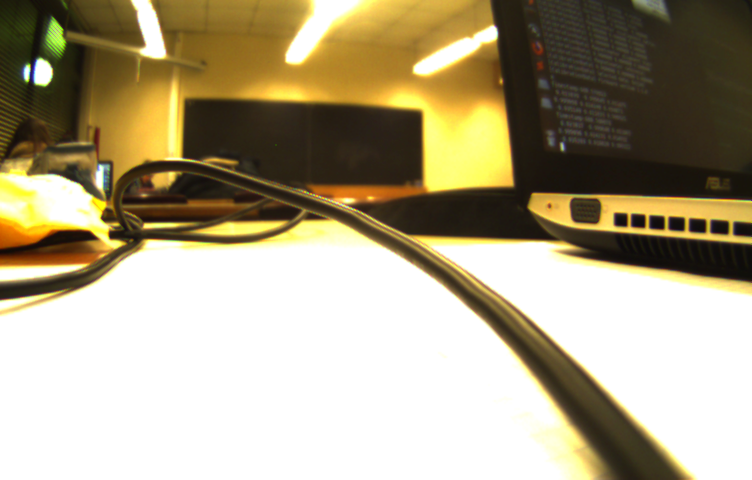
//> input picture 1image.bmp, 752 x 480 px
$ ./get_rotationH ../1image.bmp ../2image.bmp   (built with g++ and OpenCV 4)
//> lines starting //> are read from the running program, lines starting //| are printed output that depends on the picture
### C++/defs.h
#ifndef MAIN_CPP_DEFS_H
#define MAIN_CPP_DEFS_H

#include <stdio.h>
#include <iostream>
#include <chrono>
#include <thread>
#include "opencv2/opencv.hpp"
#include "opencv2/core.hpp"
#include "opencv2/features2d.hpp"
#include "opencv2/imgcodecs.hpp"
#include "opencv2/highgui.hpp"
#include "opencv2/xfeatures2d.hpp"
#include "opencv2/xfeatures2d/nonfree.hpp"
#include "opencv2/calib3d/calib3d.hpp"
#include "opencv2/imgproc/imgproc.hpp"
#include "opencv2/video/tracking.hpp"

#define HEIGHT 1542
#define WIDTH 2056
#define BITSPIXEL 32
#define CVTYPE CV_8UC4

#define MINHESSIAN 300

#define RESET   "\033[0m"
#define BLACK   "\033[30m"      /* Black */
#define RED     "\033[31m"      /* Red */
#define GREEN   "\033[32m"      /* Green */
#define YELLOW  "\033[33m"      /* Yellow */
#define BLUE    "\033[34m"      /* Blue */
#define MAGENTA "\033[35m"      /* Magenta */
#define CYAN    "\033[36m"      /* Cyan */
#define WHITE   "\033[37m"      /* White */

using namespace std;
using namespace cv;

bool IsRotm(Mat rotm);
Mat Eul2Rotm(Mat);
Mat Rotm2Eul(Mat rotm);
Mat Rotm2Quat(Mat rotm);
Mat Quat2Rotm(Mat quat);
Mat Angax2Rotm(Mat angax);
Mat Rotm2Angax(Mat rotm);

#endif

### Camera/defs.hpp
#include <stdio.h>
#include <iostream>
#include "opencv2/opencv.hpp"
#include "opencv2/core.hpp"
#include "opencv2/features2d.hpp"
#include "opencv2/imgcodecs.hpp"
#include "opencv2/highgui.hpp"
#include "opencv2/xfeatures2d.hpp"
#include "opencv2/xfeatures2d/nonfree.hpp"
#include "opencv2/calib3d/calib3d.hpp"
#include <opencv2/imgproc/imgproc.hpp>

using namespace std;
using namespace cv;
using namespace cv::xfeatures2d;

### Camera/get_rotationH.cpp
/************
 Based on
  https://docs.opencv.org/3.0-beta/doc/tutorials/features2d/feature_flann_matcher/feature_flann_matcher.html#feature-flann-matcher
  https://docs.opencv.org/3.0-beta/doc/user_guide/ug_features2d.html
  https://subokita.com/2014/04/07/procrustes-analysis/
 *************/

#include <fstream>
#include "defs.hpp"

#define MIN_HESSIAN 800

void GetCalibration(Mat& intrinsics, Mat& distCoeffs) {
    FileStorage fs("intrinsics.xml", FileStorage::READ);
    if (fs.isOpened()) {
      fs["intrinsics"] >> intrinsics;
      fs["distCoeffs"] >> distCoeffs;
      fs.release();
    }
    else {
      cout << "Running calibration ..." << endl;
      system("./get_intrinsics");
    }
}

int main(int argc, char *argv[]){

  // Get intrinsic parameters
  /*******************************/
  Mat intrinsics = Mat(3, 3, CV_32FC1);
  Mat distCoeffs;
  GetCalibration(intrinsics, distCoeffs);
  /*******************************/

  // Undistort images and pass to grayscale
  /*******************************/
  Mat img_1;
  Mat img_2;
  if(argc == 3) {
    undistort(imread(argv[1], IMREAD_GRAYSCALE), img_1, intrinsics, distCoeffs);
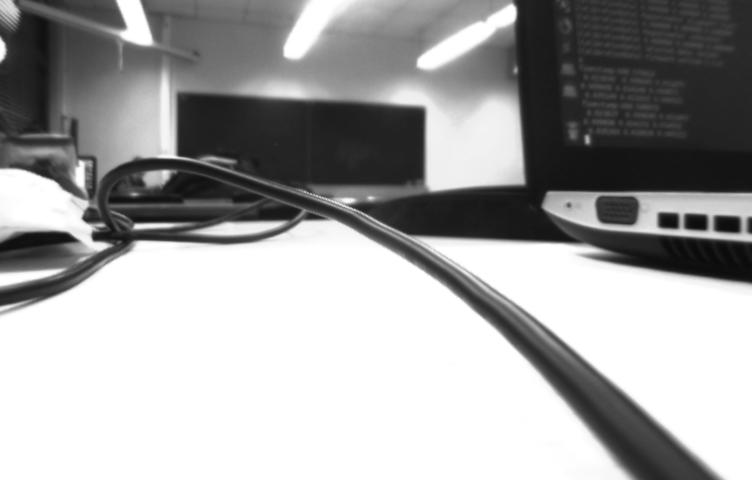
//> img_1: 480 rows x 752 cols, CV_8UC1; min 11, max 255, mean 162.6
    undistort(imread(argv[2], IMREAD_GRAYSCALE), img_2, intrinsics, distCoeffs);
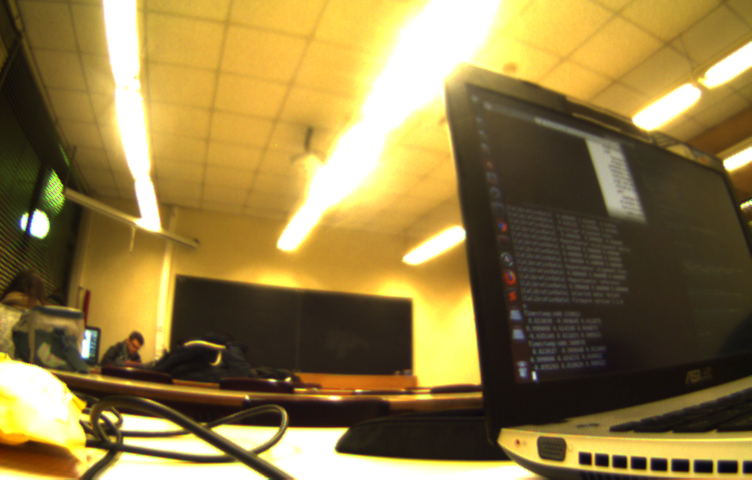
//> input picture 2image.bmp, 752 x 480 px
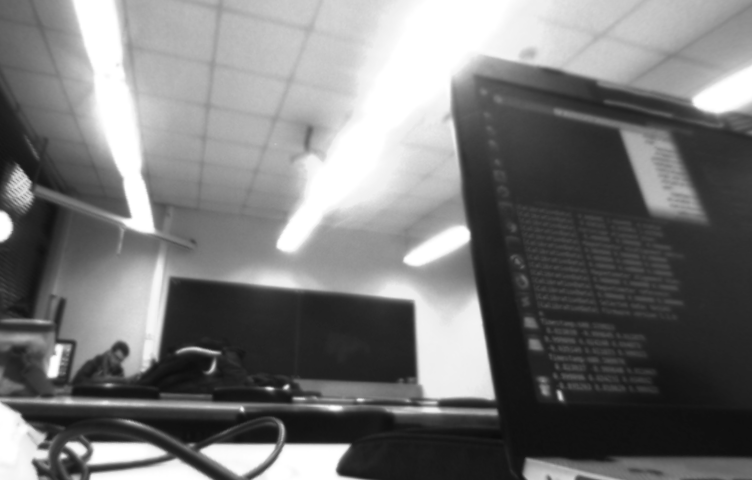
//> img_2: 480 rows x 752 cols, CV_8UC1; min 12, max 255, mean 119.1
  }
  else {
    cout << "Usage: ./get_rotation image1 image2" << endl;
  }
  /*******************************/

  // Detect keypoints using SURF
  /*******************************/
//> (the run ends here: the program stops with an error, at `Ptr<SURF> detector = SURF::create(MIN_HESSIAN);`)
